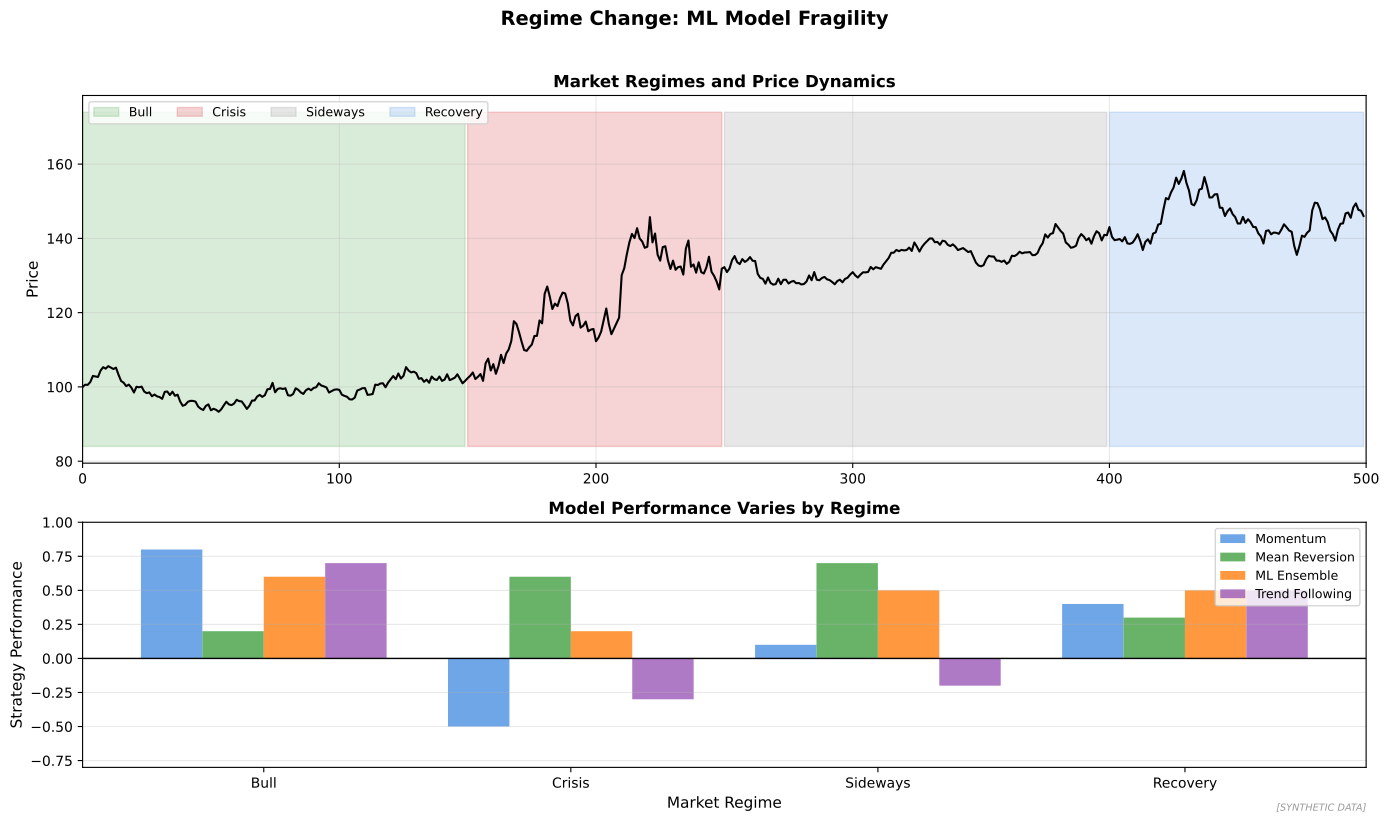

Generate this figure with Python:
"""
Regime Change in Financial Markets
Impact on model performance

Output: regime_change.pdf
Module: module_03_ai_ml
Lesson: 34 - Prediction Limitations
"""

from pathlib import Path
import matplotlib.pyplot as plt
import numpy as np

CHART_METADATA = {
    'title': 'Regime Change',
    'module': 'module_03_ai_ml',
    'lesson': 34,
    'url': 'https://github.com/Digital-AI-Finance/digital-finance/tree/main/module_03_ai_ml/figures/regime_change'
}

plt.rcParams.update({'font.size': 10, 'axes.labelsize': 10})

def create_chart():
    fig, axes = plt.subplots(2, 1, figsize=(14, 8), height_ratios=[1.5, 1])

    np.random.seed(42)

    # Market regimes
    ax1 = axes[0]

    days = np.arange(0, 500)

    # Generate price with different regimes
    price = [100]
    regimes = []
    for i in range(1, 500):
        if i < 150:  # Bull market
            ret = np.random.normal(0.001, 0.01)
            regimes.append('Bull')
        elif i < 250:  # High volatility
            ret = np.random.normal(0, 0.025)
            regimes.append('Crisis')
        elif i < 400:  # Range-bound
            ret = np.random.normal(0, 0.008)
            regimes.append('Sideways')
        else:  # Recovery
            ret = np.random.normal(0.0008, 0.012)
            regimes.append('Recovery')
        price.append(price[-1] * (1 + ret))
    regimes.insert(0, 'Bull')

    ax1.plot(days, price, 'k-', linewidth=1.5)

    # Color regimes
    regime_colors = {'Bull': '#44A044', 'Crisis': '#D62728', 'Sideways': '#888888', 'Recovery': '#4A90E2'}
    for regime, color in regime_colors.items():
        mask = np.array(regimes) == regime
        ax1.fill_between(days, min(price)*0.9, max(price)*1.1, where=mask,
                        alpha=0.2, color=color, label=regime)

    ax1.set_ylabel('Price', fontsize=11)
    ax1.set_title('Market Regimes and Price Dynamics', fontsize=12, fontweight='bold')
    ax1.legend(loc='upper left', fontsize=9, ncol=4)
    ax1.set_xlim(0, 500)
    ax1.grid(True, alpha=0.3)

    # Model performance by regime
    ax2 = axes[1]

    regimes_list = ['Bull', 'Crisis', 'Sideways', 'Recovery']
    model_perf = {
        'Momentum': [0.8, -0.5, 0.1, 0.4],
        'Mean Reversion': [0.2, 0.6, 0.7, 0.3],
        'ML Ensemble': [0.6, 0.2, 0.5, 0.5],
        'Trend Following': [0.7, -0.3, -0.2, 0.5]
    }

    x = np.arange(len(regimes_list))
    width = 0.2
    colors = ['#4A90E2', '#44A044', '#FF7F0E', '#9B59B6']

    for i, (model, perfs) in enumerate(model_perf.items()):
        ax2.bar(x + i*width - 1.5*width, perfs, width, label=model, color=colors[i], alpha=0.8)

    ax2.axhline(y=0, color='black', linewidth=1)
    ax2.set_xlabel('Market Regime', fontsize=11)
    ax2.set_ylabel('Strategy Performance', fontsize=11)
    ax2.set_title('Model Performance Varies by Regime', fontsize=12, fontweight='bold')
    ax2.set_xticks(x)
    ax2.set_xticklabels(regimes_list)
    ax2.legend(loc='upper right', fontsize=9)
    ax2.set_ylim(-0.8, 1)
    ax2.yaxis.grid(True, alpha=0.3)

    fig.suptitle('Regime Change: ML Model Fragility', fontsize=14, fontweight='bold', y=1.02)
    fig.text(0.98, 0.02, '[SYNTHETIC DATA]', fontsize=7, color='#999999', ha='right', style='italic')
    plt.tight_layout()

    output_path = Path(__file__).parent / 'regime_change.pdf'
    plt.savefig(output_path, format='pdf', dpi=300, bbox_inches='tight')
    plt.close()
    print(f"Chart saved to: {output_path}")
    return output_path

if __name__ == '__main__':
    create_chart()
